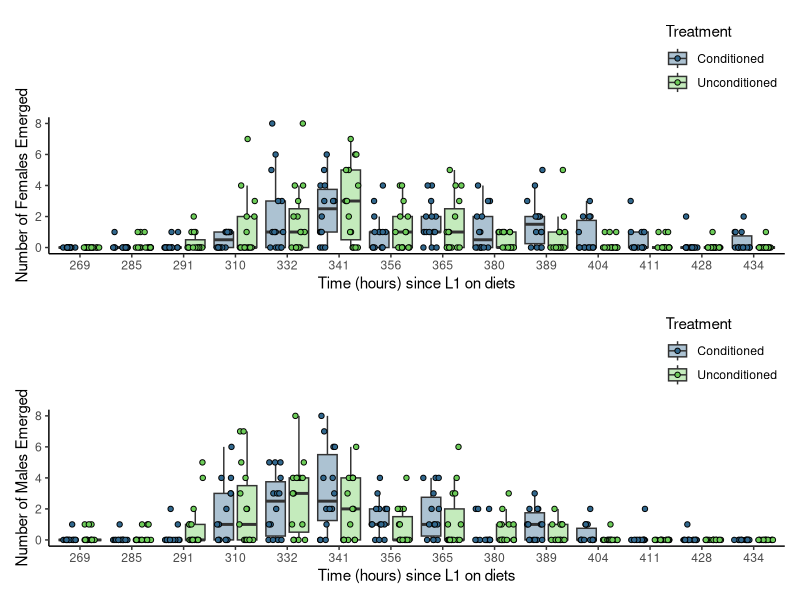

The R source for this figure: (Note: this script raises an error after producing the figure.)
## Packages
library(tidyverse)
library(ggplot2)
library(readxl)
library(viridis)
library(patchwork)


## Choosing colours from viridis to use: 
viridis_colors <- viridis(10)

################################################ PUPAE ANALYSIS ####


## Reading pupae data in
fly_fitness_MFE <- read_excel("data/fitness_development/MFE_flies.xlsx")

#### better arranging data

## Separating the data into female and male columns 
fly_fitness_tidy <- tidyr::pivot_longer(data = fly_fitness_MFE ,
                                        cols = c( females, males),
                                        names_to = "sex",
                                        values_to = "count") 



females_data <- subset(fly_fitness_MFE, select = c(time_hours, females, treatment))


## Boxplot ##
female_boxplot_2 <- ggplot(females_data, aes(x = factor(time_hours), y = females, fill = treatment)) +
  geom_boxplot(outlier.shape = NA, alpha = .4, position = position_dodge(width = 0.9)) +
  geom_point(aes(fill = treatment),
             size = 1.5, shape = 21,
             position = position_jitterdodge(jitter.width = 0.3, dodge.width = 0.9)) +
  scale_fill_manual(values = viridis_colors[c(4, 8)], labels = c("Conditioned", "Unconditioned")) +
  scale_x_discrete(labels = unique(females_data$time_hours)) +
  theme_classic() +
  theme(legend.position = "top",
        legend.justification = "right",
        legend.direction = "vertical",
        strip.placement = "outside", 
        strip.background = element_blank(),  
        strip.text = element_blank()) +
  labs(x = "Time (hours) since L1 on diets", 
       y = "Number of Females Emerged",
       fill = "Treatment")


males_data <- subset(fly_fitness_MFE, select = c(time_hours, males, treatment))

## Boxplot ##
male_boxplot_2 <- ggplot(males_data, aes(x = factor(time_hours), y = males, fill = treatment)) +
  geom_boxplot(outlier.shape = NA, alpha = .4, position = position_dodge(width = 0.9)) +
  geom_point(aes(fill = treatment),
             size = 1.5, shape = 21,
             position = position_jitterdodge(jitter.width = 0.3, dodge.width = 0.9)) +
  scale_fill_manual(values = viridis_colors[c(4, 8)], labels = c("Conditioned", "Unconditioned")) +
  scale_x_discrete(labels = unique(males_data$time_hours)) +
  theme_classic() +
  theme(legend.position = "top",
        legend.justification = "right",
        legend.direction = "vertical",
        strip.placement = "outside", 
        strip.background = element_blank(),  
        strip.text = element_blank()) +
  labs(x = "Time (hours) since L1 on diets", 
       y = "Number of Males Emerged",
       fill = "Treatment")



female_boxplot_2 / 
  male_boxplot_2



#### Pupae data check... 
fly_fitness <- as.data.frame(fly_fitness)

total_flies <- fly_fitness_MFE %>% 
  group_by(treatment, id, sex) %>% 
  summarise(total_flies = sum(males, females, na.rm = TRUE))


total_flies <- as.data.frame(total_flies)
## more conditioned than unconditioned have come out now? 



#### #### #### #### #### #### #### #### #### #### #### #### #### #### #### ####

overall_emergence_treatment <- ggplot(total_flies, aes(x = treatment, y = total_flies, fill = treatment)) +
  geom_boxplot(outlier.shape = NA, alpha = 0.4, position = position_dodge(width = 0.75)) + 
  geom_point(aes(fill = treatment), 
             size = 2, shape = 21, 
             position = position_jitterdodge(jitter.width = 0.2, dodge.width = 0.75)) +
  scale_y_continuous(breaks = seq(0, 80, 10)) +
  scale_x_discrete(labels = c("Females", "Males")) + 
  theme_classic() +
  scale_fill_manual(values = viridis_colors[c(4, 8)], labels = c("Conditioned", "Unconditioned")) +
  theme(legend.position = "top",
        legend.justification = "right",
        legend.direction = "vertical") +
  labs(x = "Treatment", 
       y = "Number of Flies Emerged", 
       fill = "Treatment") +
  ylim(0, 200)
